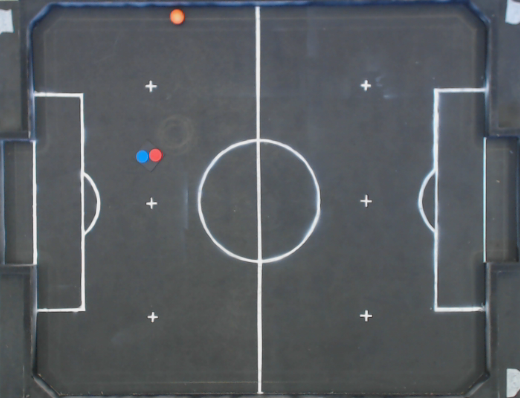
#> input picture template.png, 520 x 398 px
$ python circle_detection.py   (Python 2 division)   (older library calls are emulated)
#> lines starting #> are read from the running program, lines starting #| are printed output that depends on the picture; after the words box and inside, x2 and y2 are one past the last pixel; in counts of white or black regions, pixels touching at a corner belong together
# -*- coding: utf-8 -*-
"""
Created on Wed May  3 18:55:18 2017

@author: geo
"""

import cv2
import numpy as np
import time

def nothing(x):
    pass


img = cv2.imread('template.png')
#> img is the input picture: shape (398, 520, 3); mean B, G, R 95.8, 91.4, 87
gray = cv2.cvtColor(img, cv2.COLOR_BGR2GRAY)
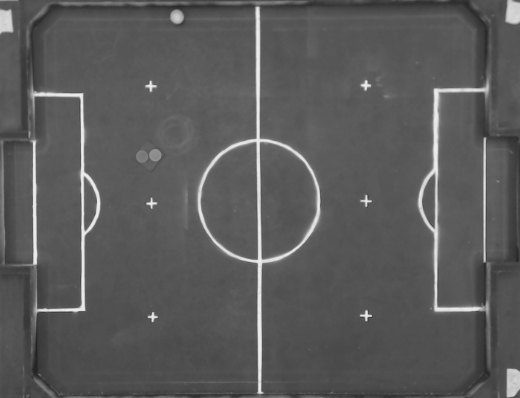
#> gray: shape (398, 520); min 32, max 235, mean 90.5
gray = cv2.blur(gray,(5,5))
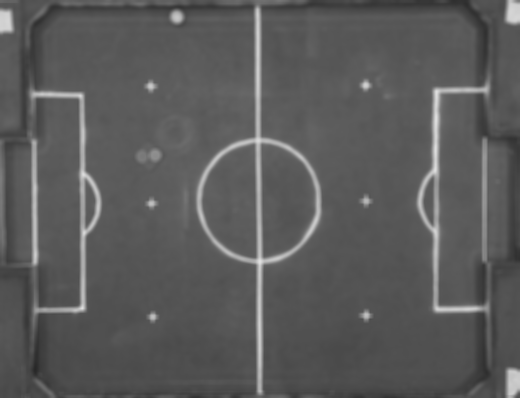
#> gray: shape (398, 520); min 39, max 224, mean 90.5

cv2.namedWindow('Circulos usando Hough')
#cv2.createTrackbar('H', 'Ajuste fino', pixel_color[i,0],179, nothing)

cv2.createTrackbar('dp', 'Circulos usando Hough', 16, 1000, nothing)
cv2.createTrackbar('minDist','Circulos usando Hough', 57, 1000, nothing)
cv2.createTrackbar('param1','Circulos usando Hough', 1, 1000, nothing)
cv2.createTrackbar('param2','Circulos usando Hough', 1, 1000, nothing)
cv2.createTrackbar('minRadius','Circulos usando Hough', 1, 1000, nothing)
cv2.createTrackbar('maxRadius','Circulos usando Hough', 1, 1000, nothing)

while(1):
    start = time.time()
    output = img.copy()
    #cv2.HoughCircles(image, method, dp, minDist)

    dp = cv2.getTrackbarPos('dp', 'Circulos usando Hough')
    minDist = cv2.getTrackbarPos('minDist', 'Circulos usando Hough')
    param1 = cv2.getTrackbarPos('param1', 'Circulos usando Hough')
    param2 = cv2.getTrackbarPos('param2', 'Circulos usando Hough')
    minRadius = cv2.getTrackbarPos('minRadius', 'Circulos usando Hough')
    maxRadius = cv2.getTrackbarPos('maxRadius', 'Circulos usando Hough')


    if minDist == 0:
        minDist = 1
    if dp == 0:
        dp =1;
    if minDist == 0:
        minDist = 1
    if param1 == 0:
        param = 1
    if param2 == 0:
        param2 = 1
    if minRadius == 0:
        minRadius = 1
    if maxRadius == 0:
        maxRadius = 1

    circles = cv2.HoughCircles(gray, cv2.cv.CV_HOUGH_GRADIENT , dp, minDist, param1 ,param2 ,minRadius, maxRadius)
#> circles = 31 rows, first 8: [232, 280, 109.8], [312, 136, 98.6], [104, 296, 95.4], [232, 120, 87.4], [200, 232, 85.8], [280, 328, 52.2], [456, 120, 52.2], [408, 328, 52.2]
    #circles = None

    if circles is not None:
	# convert the (x, y) coordinates and radius of the circles to integers
	circles = np.round(circles[0, :]).astype("int")
#> circles = 31 rows, first 8: [232, 280, 110], [312, 136, 99], [104, 296, 95], [232, 120, 87], [200, 232, 86], [280, 328, 52], [456, 120, 52], [408, 328, 52]
     # loop over the (x, y) coordinates and radius of the circles
	for (x, y, r) in circles:
		# draw the circle in the output image, then draw a rectangle
		# corresponding to the center of the circle
		cv2.circle(output, (x, y), r, (0, 255, 0), 4)
		cv2.rectangle(output, (x - 5, y - 5), (x + 5, y + 5), (0, 128, 255), -1)
#> this loop made 31 passes
#> (x, y, r) on passes 1 to 12: (232, 280, 110), (312, 136, 99), (104, 296, 95), (232, 120, 87), (200, 232, 86), (280, 328, 52), (456, 120, 52), (408, 328, 52), (376, 72, 47), (456, 280, 52), (104, 104, 39), (328, 232, 41)
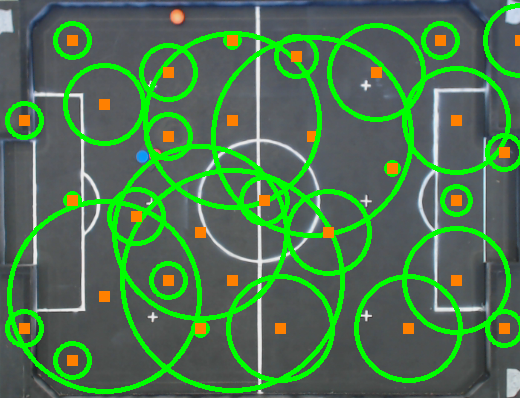
#> output: shape (398, 520, 3); 17.28% of pixels changed, all inside (x1, y1, x2, y2) = (5, 3, 520, 394)


    cv2.imshow('Circulos usando Hough',output)


    k = cv2.waitKey(20) & 0xFF
#> (key Esc is pressed here)
    if (k == ord('f')):     #Aperte 'f' para fechar a janela
        cv2.destroyAllWindows()
        break

    end = time.time()
    print end-start
